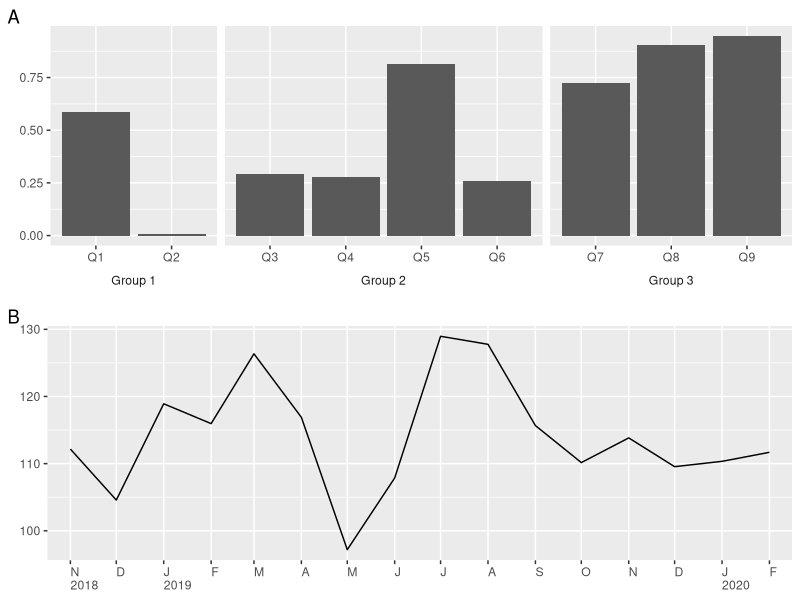
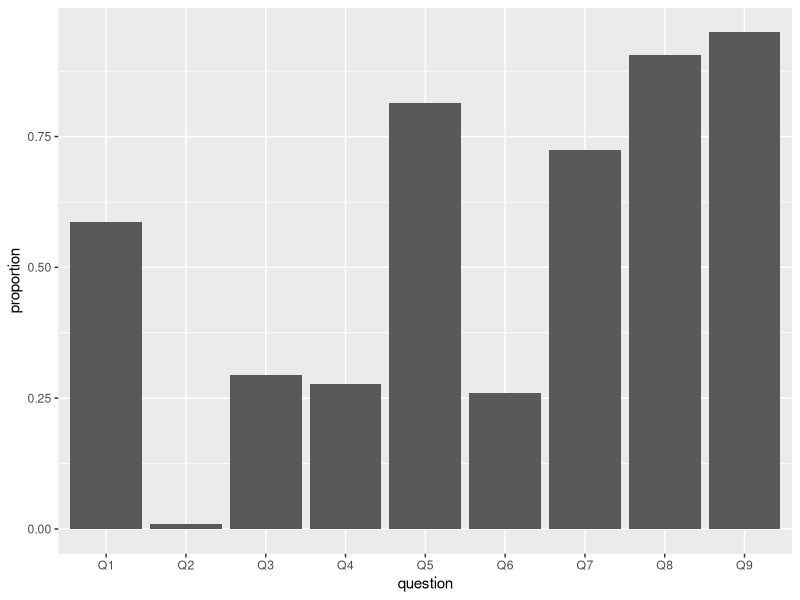
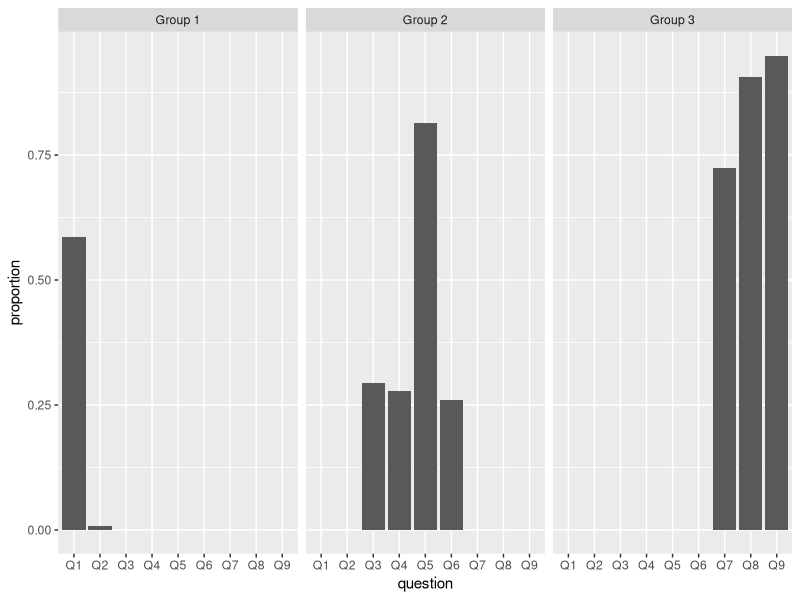
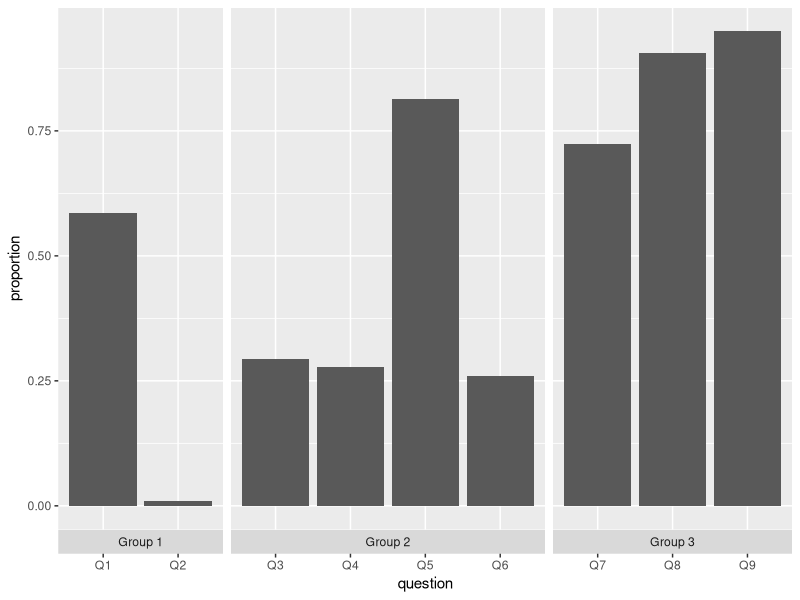
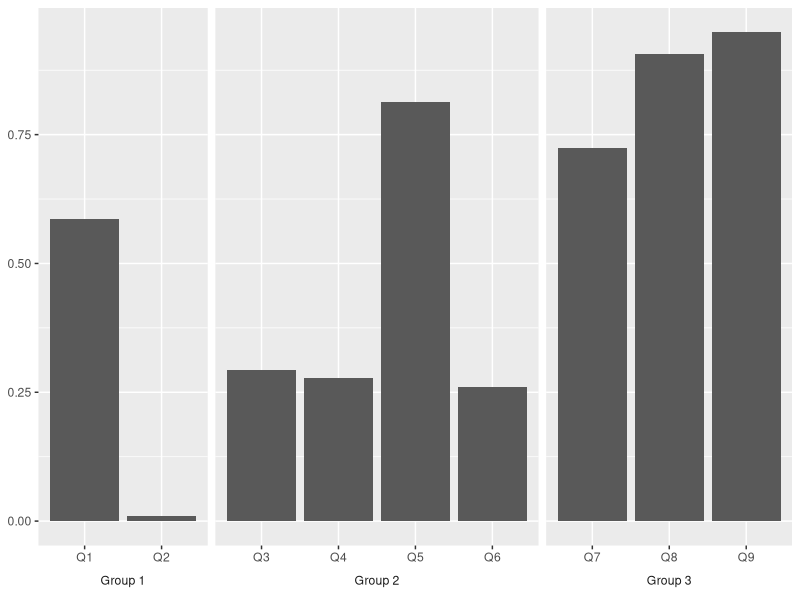
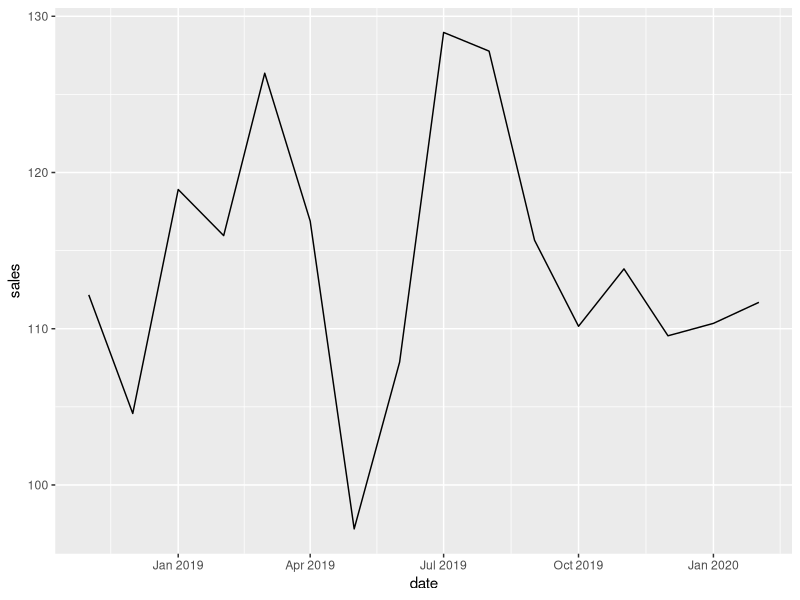
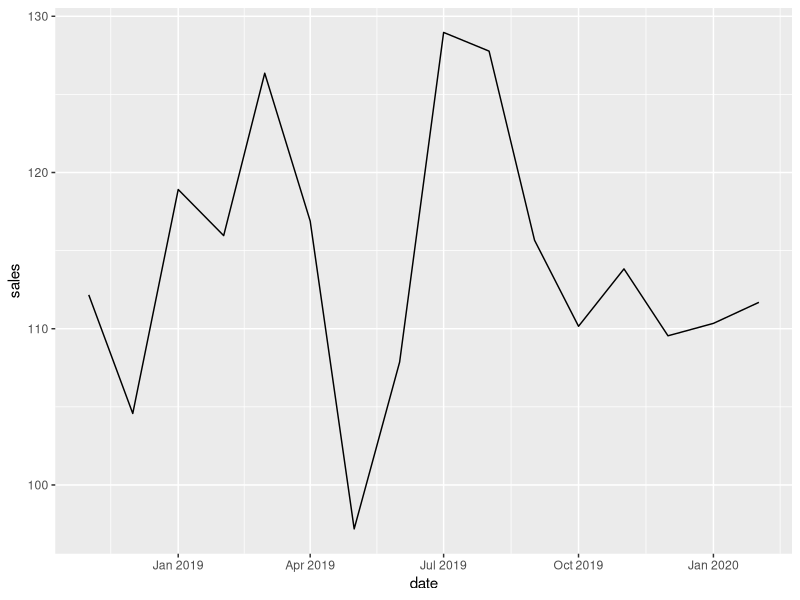
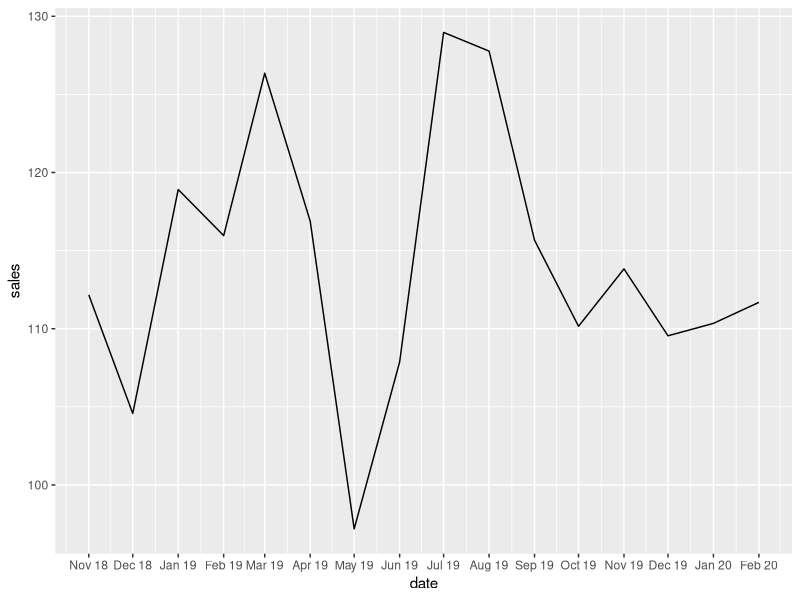

Recreate these plots in R, in order.
## ---- chunk 1
knitr::opts_chunk$set(echo = TRUE, message = FALSE, warning = FALSE, fig.align = 'center', fig.height = 3, fig.width = 6)
## ---- chunk 2
library(dplyr)
library(ggplot2)
library(stringr)

# Bar chart ----

TIMES <- c(2, 4, 3)
set.seed(4)
data <- tibble(group = c(rep(paste("Group", 1:3), times = TIMES)),
               question = paste0("Q", 1:sum(TIMES)),
               proportion = runif(sum(TIMES)))

p_bars <- data %>% 
  ggplot(aes(x = question, y = proportion)) +
  geom_col() +
  facet_grid(~group, scales = "free_x", switch = "x", space = "free_x") +
  theme(strip.placement = "outside", 
        strip.background = element_rect(fill = "white"),
        axis.title = element_blank()) +
  labs(tag = "A")

# Line chart ----

N <- 16
set.seed(4)
data <- tibble(date = seq(as.Date("2018-11-01"), by = "1 month", length.out = N),
               sales = 100 + rnorm(n = N, mean = 10, sd = 10))

format_dates <- function(x) {
  
  years <- lubridate::year(x)
  months <- str_sub(str_to_upper(strftime(x, format = "%B")), start = 1, end = 1)
  
  if_else(is.na(lag(years)) | lag(years) != years, 
          true = paste(months, years, sep = "\n"), 
          false = months)
  
}

p_line <- data %>% 
  ggplot(aes(x = date, y = sales)) +
  geom_line() +
  scale_x_date(name = NULL,
               breaks = "1 month",
               minor_breaks = NULL,
               expand = expand_scale(add = 15),
               labels = format_dates) +
  theme(axis.text.x = element_text(hjust = 0)) +
  labs(tag = "B",
       y = NULL)

gridExtra::grid.arrange(p_bars, p_line, nrow = 2)
## ---- chunk 3
# For `tibble` and pipe `%>%`.
library(dplyr)
# For reproducibility.
set.seed(4) 
# Counts of elements in each of three group.
TIMES <- c(2, 4, 3)
# Simulate data.
data <- tibble(group = c(rep(paste("Group", 1:3), times = TIMES)),
               question = paste0("Q", 1:sum(TIMES)),
               proportion = runif(sum(TIMES)))
# Print data.
data
## ---- chunk 4
library(ggplot2)
data %>% 
  ggplot(aes(x = question, y = proportion)) +
  geom_col()
## ---- chunk 5
data %>% 
  ggplot(aes(x = question, y = proportion)) +
  geom_col() +
  facet_grid(~group)
## ---- chunk 6
p_bars <- data %>% 
  ggplot(aes(x = question, y = proportion)) +
  geom_col() +
  facet_grid(~group, 
             scales = "free_x", # Let the x axis vary across facets.
             space = "free_x",  # Let the width of facets vary and force all bars to have the same width.
             switch = "x")      # Move the facet labels to the bottom.

p_bars
## ---- chunk 7
p_bars + 
  theme(strip.placement = "outside",                      # Place facet labels outside x axis labels.
        strip.background = element_rect(fill = "white"),  # Make facet label background white.
        axis.title = element_blank())                     # Remove x and y axis titles.
## ---- chunk 8
# Number of months.
N <- 16
# Reproducibility.
set.seed(4)
# Simulate data.
data <- tibble(date = seq(as.Date("2018-11-01"), by = "1 month", length.out = N),
               sales = 100 + rnorm(n = N, mean = 10, sd = 10))
# Print data.
data
## ---- chunk 9
p_line <- data %>% 
  ggplot(aes(x = date, y = sales)) +
  geom_line()

p_line
## ---- chunk 10
# Change locale.
Sys.setlocale(category = "LC_ALL", locale = "english")
# Reprint the chart.
p_line
## ---- chunk 11
p_line + 
  scale_x_date(date_breaks = "1 month",  # Date labels for each month.
               date_labels = "%b %y")    # Date format: short month and a 2-digit year.
## ---- chunk 12
# Faceting approach does not suit this chart.
data %>% 
  ggplot(aes(x = date, y = sales)) +
  geom_line() +
  scale_x_date(date_breaks = "1 month",
               date_labels = "%b") +
  facet_grid(~lubridate::year(date), scales = "free_x", switch = "x", space = "free_x") + 
  theme(strip.placement = "outside", 
        strip.background = element_rect(fill = "white"), 
        axis.title = element_blank())
## ---- chunk 13
library(stringr)
format_dates <- function(x) {
  # First letter of the most, capitalized.
  months <- str_sub(str_to_upper(strftime(x, format = "%B")), start = 1, end = 1)
  # Year as a 4-digit number.
  years <- lubridate::year(x)
  # Paste on condition.
  if_else(is.na(lag(years)) | lag(years) != years, 
          true = paste(months, years, sep = "\n"), 
          false = months)
}
## ---- chunk 14
# Test the function on quarterly data.
format_dates(as.Date(c("2018-09-30", "2018-12-31", "2019-03-31", "2019-06-30")))
format_dates(as.Date(c("2018-12-31", "2019-03-31", "2019-06-30", "2019-09-30")))
## ---- chunk 15
data %>% 
  ggplot(aes(x = date, y = sales)) +
  geom_line() + 
  # Customize x axis.
  scale_x_date(date_breaks = "1 month",          # Date labels for each month.
               minor_breaks = NULL,              # No additional labels in-between `date_breaks`.
               expand = expand_scale(add = 15),  # Add 15 days to the x-axis on the left and on the right.
               labels = format_dates) +          # Supply a user-defined date formatting function.
  
  # Customize the non-data components.
  theme(axis.text.x = element_text(hjust = 0),   # Left-justify x-axis labels.
        axis.title = element_blank())            # Remove x and y axis titles.
